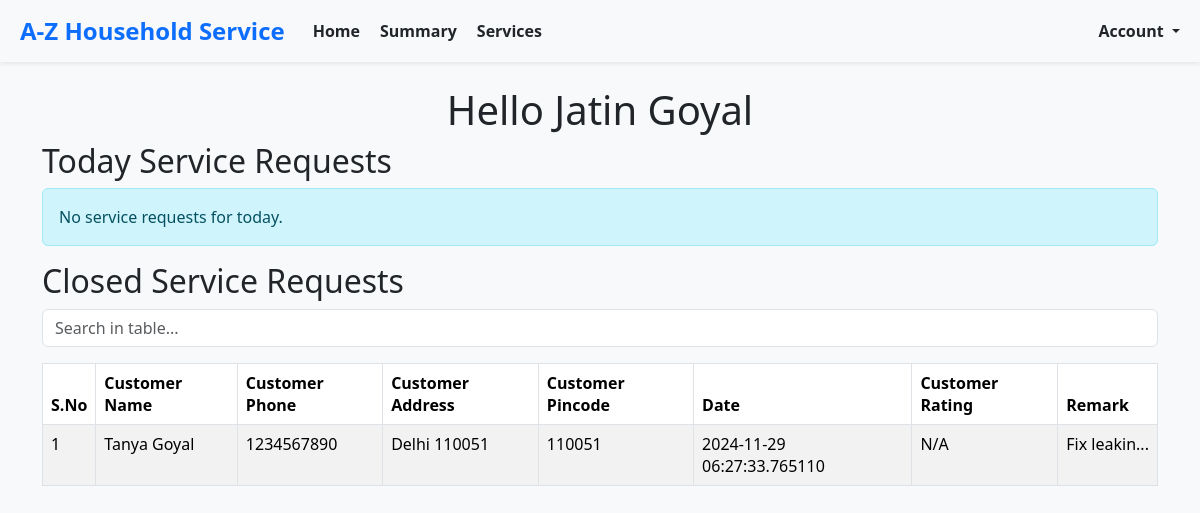
Before: /professionals/home (signed in) with the older database file.
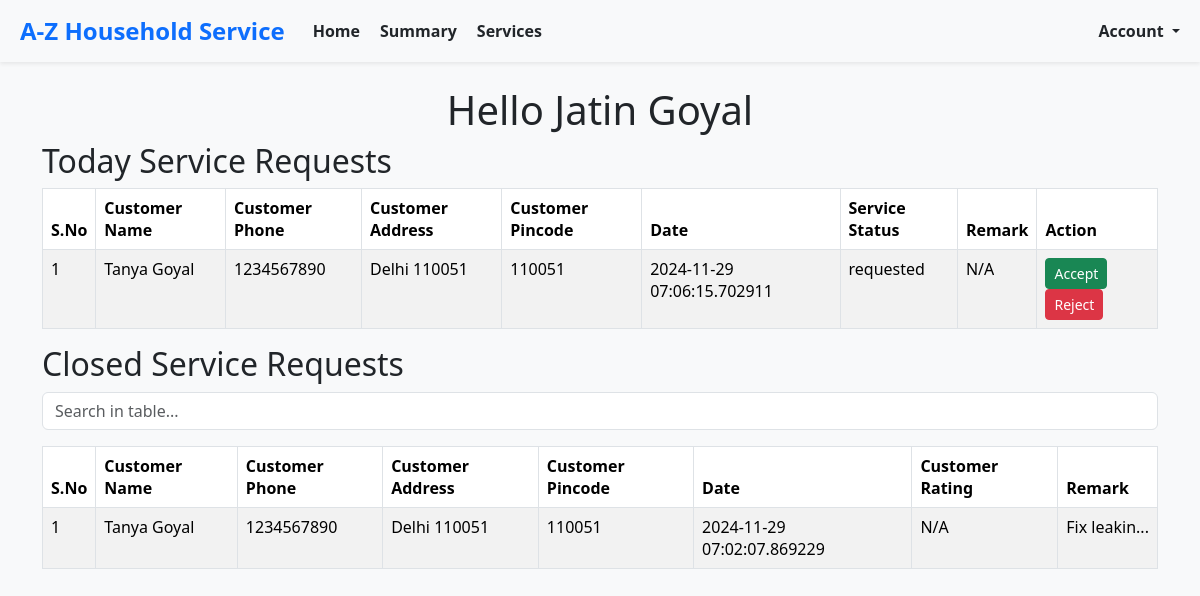
After: the same page with the newer database file.
### models.py (models this page shows, shortened)
class BaseModel(db.Model):
    __abstract__ = True  # This makes it an abstract class, not a table in the database
    id = db.Column(db.Integer, primary_key=True)
    created_at = db.Column(db.DateTime, default=datetime.utcnow, nullable=False)  # Ensure it's not nullable
    modified_at = db.Column(db.DateTime, default=datetime.utcnow, onupdate=datetime.utcnow, nullable=False)  # Ensure it's not nullable

class Customer(BaseModel):
    __tablename__ = 'customer'
    username = db.Column(db.String(150), unique=True, nullable=False)
    password_hash = db.Column(db.String(200), nullable=False)
    name = db.Column(db.String(150), nullable=True)  # Made nullable
    email = db.Column(db.String(150), unique=True, nullable=False)
    phone = db.Column(db.String(20), unique=True, nullable=False)
    address = db.Column(db.String(300), nullable=True)  # Made nullable
    pincode = db.Column(db.String(300), nullable=True)  # Made nullable

class ServiceRequest(BaseModel):
    __tablename__ = 'service_request'
    service_id = db.Column(db.Integer, db.ForeignKey('service.id'), nullable=True)  # Made nullable
    customer_id = db.Column(db.Integer, db.ForeignKey('customer.id'), nullable=False)
    professional_id = db.Column(db.Integer, db.ForeignKey('service_professional.id'), nullable=True)
    date_of_request = db.Column(db.DateTime, default=datetime.utcnow, nullable=True)  # Made nullable
    date_of_completion = db.Column(db.DateTime, nullable=True)  # Made nullable
    service_status = db.Column(db.String(50), default="requested", nullable=True)  # Made nullable
    service_type_id= db.Column(db.Integer, nullable=True)  # Made nullable
    remarks = db.Column(db.Text, nullable=True)  # Made nullable
    rejected_by_professional_id= db.Column(db.Integer, nullable=True)  # Made nullable
    rating = db.Column(db.Text, nullable=True)  # Made nullable
    payment = db.relationship('Payment', backref='service_request', lazy=True)

### routes.py (the view)
@app.route('/professionals/home')
def professionals_home():
    try:
        service_professional = ServiceProfessional.query.filter_by(id=session['userId']).first()
        if not service_professional:
            return "Professional not found", 404
        today_service_requests = ServiceRequest.query.filter(
        or_(
        and_(
            ServiceRequest.professional_id == None,
            ServiceRequest.service_status == ServiceRequestStatus.REQUESTED.display_name
        ),
        and_(
            ServiceRequest.professional_id == service_professional.id,
            ServiceRequest.service_status == ServiceRequestStatus.ASSIGNED.display_name
        )
        )
        ).all()
        closed_service_requests = ServiceRequest.query.filter(
        and_(
            ServiceRequest.professional_id == service_professional.id,
            ServiceRequest.service_status == ServiceRequestStatus.CLOSED.display_name
        )
        ).all()
        mappings = create_id_mappings()
        enriched_today_requests = enrich_service_requests(today_service_requests,None, mappings,service_professional)
        enriched_past_requests = enrich_service_requests(closed_service_requests, None, mappings,service_professional)
        return render_template(
            'professionals/home.html',
            service_professional=service_professional,
            today_service_requests=enriched_today_requests,
            past_service_requests=enriched_past_requests
        )
    except Exception as e:
        return f"An error occurred while loading professional home: {e}", 500

### routes.py (called while the page is built)
def create_id_mappings():
    service_type_mapping = {st.id: st for st in ServiceType}
    customer_mapping = {c.id: c for c in Customer.query.all()}
    professional_mapping = {p.id: p for p in ServiceProfessional.query.all()}
    return {
        'service_type_mapping': service_type_mapping,
        'customer_mapping': customer_mapping,
        'professional_mapping': professional_mapping
    }

### templates/professionals/home.html (shortened to what this page needs)
{% extends 'layout.html' %}
{% block content %}
    <div class="container">
     <h1 class="text-center">Hello {{ service_professional.name }}</h1>
    {% include 'pro_today_service_requests.html' %}
    {% include 'pro_past_service_requests.html' %}
    </div>
    {% endblock %}

### templates/pro_today_service_requests.html
<h2>Today Service Requests</h2>
<div class="table-responsive" style="max-height: 400px; overflow-y: auto;">
    {% if today_service_requests|length == 0 %}
        <div class="alert alert-info" role="alert">
            No service requests for today.
        </div>
    {% else %}
        <table class="table table-bordered table-striped">
            <thead>
                <tr>
                    <th>S.No</th>
                    <th>Customer Name</th>
                    <th>Customer Phone</th>
                    <th>Customer Address</th>
                    <th>Customer Pincode</th>
                    <th>Date</th>
                    <th>Service Status</th>
                    <th>Remark</th>
                    <th>Action</th>
                </tr>
            </thead>
            <tbody>
                {% for request in today_service_requests %}
                <tr id="request-{{ request.id }}">
                    <td>{{ loop.index }}</td>
                    <td>{{ request.customer_name if request.customer_name else 'N/A' }}</td>
                    <td>{{ request.customer_phone if request.customer_phone else 'N/A' }}</td>
                    <td>{{ request.customer_address if request.customer_address else 'N/A' }}</td>
                    <td>{{ request.customer_pincode if request.customer_pincode else 'N/A' }}</td>
                    <td>{{ request.date_of_request if request.date_of_request else 'N/A' }}</td>
                    <td>{{ request.status if request.status else 'N/A' }}</td>
                    <td>
                        {% if request.remarks %}
                            {% set trimmed_remarks = request.remarks[:10] if request.remarks|length > 10 else request.remarks %}
                            <span
                                data-toggle="tooltip"
                                title="{{ request.remarks }}"
                                style="max-width: 150px; display: inline-block; overflow: hidden; text-overflow: ellipsis; white-space: nowrap;">
                                {{ trimmed_remarks }}{% if request.remarks|length > 10 %}...{% endif %}
                            </span>
                        {% else %}
                            N/A
                        {% endif %}
                    </td>
                    <td>
                        {% if request.status == 'requested' %}
                            <form action="{{ url_for('service_request_action', service_request_id=request.id, action='accept') }}" method="POST" style="display:inline;">
                                <button class="btn btn-success btn-sm" type="submit">Accept</button>
                            </form>
                            <form action="{{ url_for('service_request_action', service_request_id=request.id, action='reject') }}" method="POST" style="display:inline;">
                                <button class="btn btn-danger btn-sm" type="submit">Reject</button>
                            </form>
                        {% elif request.status == 'assigned' %}
                            <form action="{{ url_for('service_request_action', service_request_id=request.id, action='close') }}" method="POST" style="display:inline;">
                                <button class="btn btn-secondary btn-sm" type="submit">Close</button>
                            </form>
                        {% else %}
                            <span>Closed</span>
                        {% endif %}
                    </td>
                </tr>
                {% endfor %}
            </tbody>
        </table>
    {% endif %}
</div>

### templates/pro_past_service_requests.html (shortened to what this page needs)
<h2>Closed Service Requests</h2>
<div class="table-responsive" style="max-height: 400px; overflow-y: auto;">
    <div class="mb-3">
        <input type="text" id="serviceRequestSearch" class="form-control" placeholder="Search in table...">
    </div>
    <table class="table table-bordered table-striped" id="serviceRequestsTable">
        <thead>
            <tr>
                <th>S.No</th>
                <th>Customer Name</th>
                <th>Customer Phone</th>
                <th>Customer Address</th>
                <th>Customer Pincode</th>
                <th>Date</th>
                <th>Customer Rating</th>
                <th>Remark</th>
            </tr>
        </thead>
        <tbody>
            {% for request in past_service_requests %}
            <tr>
                <td>{{ loop.index }}</td>
                <td>{{ request.customer_name if request.customer_name else 'N/A' }}</td>
                <td>{{ request.customer_phone if request.customer_phone else 'N/A' }}</td>
                <td>{{ request.customer_address if request.customer_address else 'N/A' }}</td>
                <td>{{ request.customer_pincode if request.customer_pincode else 'N/A' }}</td>
                <td>{{ request.date_of_request if request.date_of_request else 'N/A' }}</td>
                <td>{{ request.customer_rating if request.customer_rating else 'N/A' }}</td>
                <td> {% if request.remarks %}
                    {% set trimmed_remarks = request.remarks[:10] if request.remarks|length > 10 else request.remarks %}
                    <span
                        data-toggle="tooltip"
                        title="{{ request.remarks }}"
                        style="max-width: 150px; display: inline-block; overflow: hidden; text-overflow: ellipsis; white-space: nowrap;">
                        {{ trimmed_remarks }}{% if request.remarks|length > 10 %}...{% endif %}
                    </span>
                {% else %}
                    N/A
                {% endif %}</td>
            </tr>
            {% endfor %}
        </tbody>
    </table>
</div>

Changed rows visible on the page:
added ServiceRequest: date_of_request "2024-11-29 07:06:15.702911", service_status "requested"
Other visible differences:
text no longer shown: "No service requests for today."
text now shown: "S.No Customer Name Customer Phone Customer Address Customer Pincode Date Service Status Remark Action"
new list line: "1 N/A Accept Reject"
new list line: "Tanya Goyal 1234567890 Delhi 110051 110051"
new list line: "1 N/A Fix leakin ..."
new list line: "2024-11-29 07:02:07.869229"
list line gone: "1 N/A Fix leakin ..."
list line gone: "Tanya Goyal 1234567890 Delhi 110051 110051"
list line gone: "2024-11-29 06:27:33.765110"
